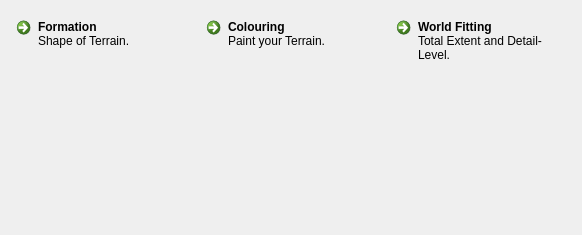
<?xml version="1.0" encoding="UTF-8"?>
<ui version="4.0">
 <class>WaterWindow</class>
 <widget class="QWidget" name="WaterWindow">
  <property name="geometry">
   <rect>
    <x>0</x>
    <y>0</y>
    <width>582</width>
    <height>235</height>
   </rect>
  </property>
  <property name="windowTitle">
   <string>Form</string>
  </property>
  <layout class="QVBoxLayout" name="verticalLayout">
   <property name="margin">
    <number>0</number>
   </property>
   <item>
    <widget class="QFrame" name="subNavigationFrame">
     <layout class="QHBoxLayout" name="horizontalLayout_2">
      <property name="topMargin">
       <number>10</number>
      </property>
      <item>
       <widget class="QCommandLinkButton" name="showFormationTab">
        <property name="text">
         <string>Formation</string>
        </property>
        <property name="icon">
         <iconset resource="resources.qrc">
          <normaloff>:/toplevel-navigation/resources/sketchy_cc-attribution-noncommercial_mountain-sketch.png</normaloff>:/toplevel-navigation/resources/sketchy_cc-attribution-noncommercial_mountain-sketch.png</iconset>
        </property>
        <property name="iconSize">
         <size>
          <width>32</width>
          <height>32</height>
         </size>
        </property>
        <property name="checkable">
         <bool>true</bool>
        </property>
        <property name="description">
         <string>Shape of Terrain.</string>
        </property>
       </widget>
      </item>
      <item>
       <widget class="QCommandLinkButton" name="showTexturingTab">
        <property name="text">
         <string>Colouring</string>
        </property>
        <property name="icon">
         <iconset resource="resources.qrc">
          <normaloff>:/toplevel-navigation/resources/oxygen_gpl_texturing.png</normaloff>:/toplevel-navigation/resources/oxygen_gpl_texturing.png</iconset>
        </property>
        <property name="iconSize">
         <size>
          <width>32</width>
          <height>32</height>
         </size>
        </property>
        <property name="checkable">
         <bool>true</bool>
        </property>
        <property name="description">
         <string>Paint your Terrain.</string>
        </property>
       </widget>
      </item>
      <item>
       <widget class="QCommandLinkButton" name="showWorldFittingTab">
        <property name="text">
         <string>World Fitting</string>
        </property>
        <property name="icon">
         <iconset resource="resources.qrc">
          <normaloff>:/toplevel-navigation/resources/oxygen_gpl_ruler.png</normaloff>:/toplevel-navigation/resources/oxygen_gpl_ruler.png</iconset>
        </property>
        <property name="iconSize">
         <size>
          <width>32</width>
          <height>32</height>
         </size>
        </property>
        <property name="checkable">
         <bool>true</bool>
        </property>
        <property name="description">
         <string>Total Extent and Detail-Level.</string>
        </property>
       </widget>
      </item>
     </layout>
    </widget>
   </item>
   <item>
    <widget class="QStackedWidget" name="waterTaskStackedWidget">
     <property name="currentIndex">
      <number>2</number>
     </property>
     <widget class="picogen::qt4_gui::TerrainFormation" name="formation">
      <layout class="QHBoxLayout" name="horizontalLayout">
       <property name="margin">
        <number>0</number>
       </property>
      </layout>
     </widget>
     <widget class="picogen::qt4_gui::Material" name="texturing"/>
     <widget class="picogen::qt4_gui::WaterFitting" name="fitting"/>
    </widget>
   </item>
  </layout>
 </widget>
 <customwidgets>
  <customwidget>
   <class>picogen::qt4_gui::TerrainFormation</class>
   <extends>QWidget</extends>
   <header>terrainformation.h</header>
   <container>1</container>
  </customwidget>
  <customwidget>
   <class>picogen::qt4_gui::Material</class>
   <extends>QWidget</extends>
   <header>material-ui.h</header>
   <container>1</container>
  </customwidget>
  <customwidget>
   <class>picogen::qt4_gui::WaterFitting</class>
   <extends>QWidget</extends>
   <header>waterfitting.h</header>
   <container>1</container>
  </customwidget>
 </customwidgets>
 <resources>
  <include location="resources.qrc"/>
 </resources>
 <connections/>
</ui>
